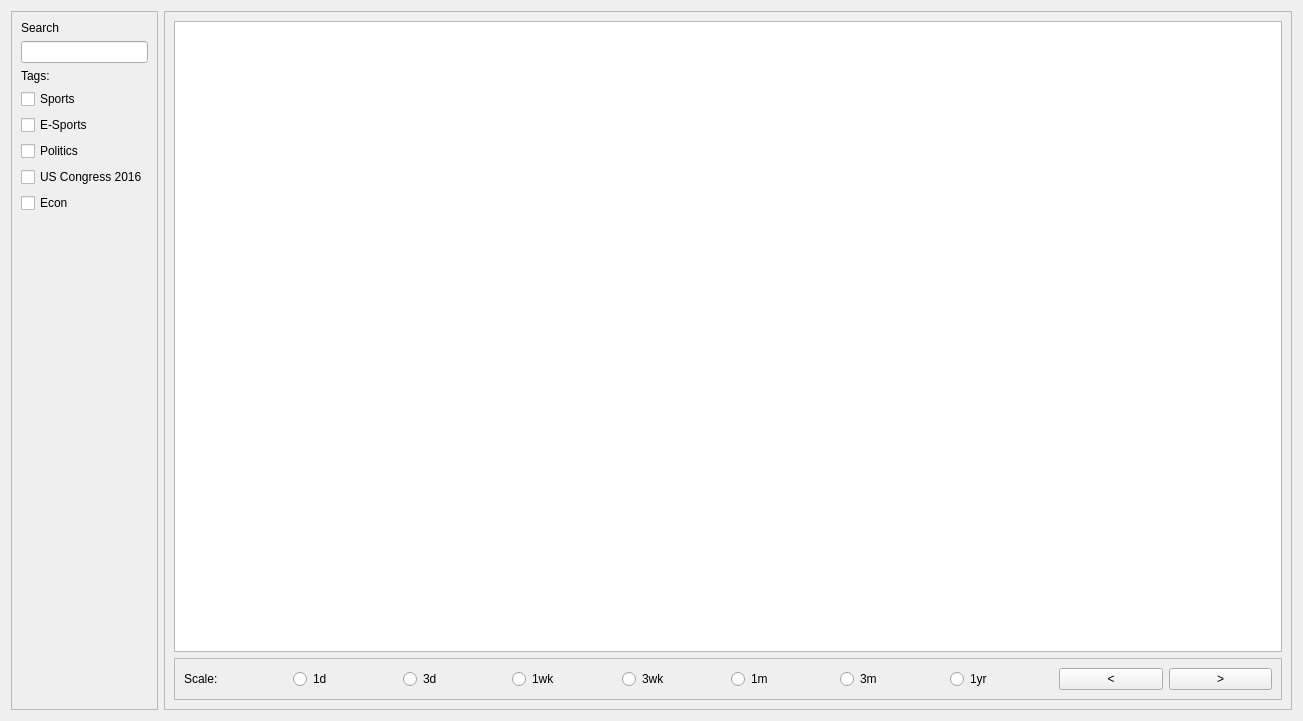
<?xml version="1.0" encoding="UTF-8"?>
<ui version="4.0">
 <class>MarketView</class>
 <widget class="QWidget" name="MarketView">
  <property name="geometry">
   <rect>
    <x>0</x>
    <y>0</y>
    <width>1303</width>
    <height>721</height>
   </rect>
  </property>
  <property name="windowTitle">
   <string>Form</string>
  </property>
  <layout class="QHBoxLayout" name="horizontalLayout">
   <item>
    <widget class="QFrame" name="frame">
     <property name="sizePolicy">
      <sizepolicy hsizetype="Maximum" vsizetype="Preferred">
       <horstretch>0</horstretch>
       <verstretch>0</verstretch>
      </sizepolicy>
     </property>
     <property name="frameShape">
      <enum>QFrame::StyledPanel</enum>
     </property>
     <property name="frameShadow">
      <enum>QFrame::Raised</enum>
     </property>
     <layout class="QVBoxLayout" name="verticalLayout">
      <item>
       <widget class="QLabel" name="label">
        <property name="text">
         <string>Search</string>
        </property>
       </widget>
      </item>
      <item>
       <widget class="QLineEdit" name="lineEdit"/>
      </item>
      <item>
       <widget class="QLabel" name="label_3">
        <property name="text">
         <string>Tags:</string>
        </property>
       </widget>
      </item>
      <item>
       <widget class="QCheckBox" name="checkBox">
        <property name="text">
         <string>Sports</string>
        </property>
       </widget>
      </item>
      <item>
       <widget class="QCheckBox" name="checkBox_2">
        <property name="text">
         <string>E-Sports</string>
        </property>
       </widget>
      </item>
      <item>
       <widget class="QCheckBox" name="checkBox_3">
        <property name="text">
         <string>Politics</string>
        </property>
       </widget>
      </item>
      <item>
       <widget class="QCheckBox" name="checkBox_4">
        <property name="text">
         <string>US Congress 2016</string>
        </property>
       </widget>
      </item>
      <item>
       <widget class="QCheckBox" name="checkBox_5">
        <property name="text">
         <string>Econ</string>
        </property>
       </widget>
      </item>
      <item>
       <spacer name="verticalSpacer">
        <property name="orientation">
         <enum>Qt::Vertical</enum>
        </property>
        <property name="sizeHint" stdset="0">
         <size>
          <width>20</width>
          <height>40</height>
         </size>
        </property>
       </spacer>
      </item>
     </layout>
    </widget>
   </item>
   <item>
    <widget class="QFrame" name="frame_2">
     <property name="frameShape">
      <enum>QFrame::StyledPanel</enum>
     </property>
     <property name="frameShadow">
      <enum>QFrame::Raised</enum>
     </property>
     <layout class="QVBoxLayout" name="verticalLayout_2">
      <item>
       <widget class="QTableView" name="tableView"/>
      </item>
      <item>
       <widget class="QFrame" name="frame_3">
        <property name="frameShape">
         <enum>QFrame::StyledPanel</enum>
        </property>
        <property name="frameShadow">
         <enum>QFrame::Raised</enum>
        </property>
        <layout class="QHBoxLayout" name="horizontalLayout_2">
         <item>
          <widget class="QLabel" name="label_2">
           <property name="text">
            <string>Scale:</string>
           </property>
          </widget>
         </item>
         <item>
          <widget class="QRadioButton" name="radioButton">
           <property name="text">
            <string>1d</string>
           </property>
          </widget>
         </item>
         <item>
          <widget class="QRadioButton" name="radioButton_2">
           <property name="text">
            <string>3d</string>
           </property>
          </widget>
         </item>
         <item>
          <widget class="QRadioButton" name="radioButton_3">
           <property name="text">
            <string>1wk</string>
           </property>
          </widget>
         </item>
         <item>
          <widget class="QRadioButton" name="radioButton_4">
           <property name="text">
            <string>3wk</string>
           </property>
          </widget>
         </item>
         <item>
          <widget class="QRadioButton" name="radioButton_5">
           <property name="text">
            <string>1m</string>
           </property>
          </widget>
         </item>
         <item>
          <widget class="QRadioButton" name="radioButton_6">
           <property name="text">
            <string>3m</string>
           </property>
          </widget>
         </item>
         <item>
          <widget class="QRadioButton" name="radioButton_7">
           <property name="text">
            <string>1yr</string>
           </property>
          </widget>
         </item>
         <item>
          <widget class="QPushButton" name="pushButton">
           <property name="text">
            <string>&lt;</string>
           </property>
          </widget>
         </item>
         <item>
          <widget class="QPushButton" name="pushButton_2">
           <property name="text">
            <string>&gt;</string>
           </property>
          </widget>
         </item>
        </layout>
       </widget>
      </item>
     </layout>
    </widget>
   </item>
  </layout>
 </widget>
 <resources/>
 <connections/>
</ui>
